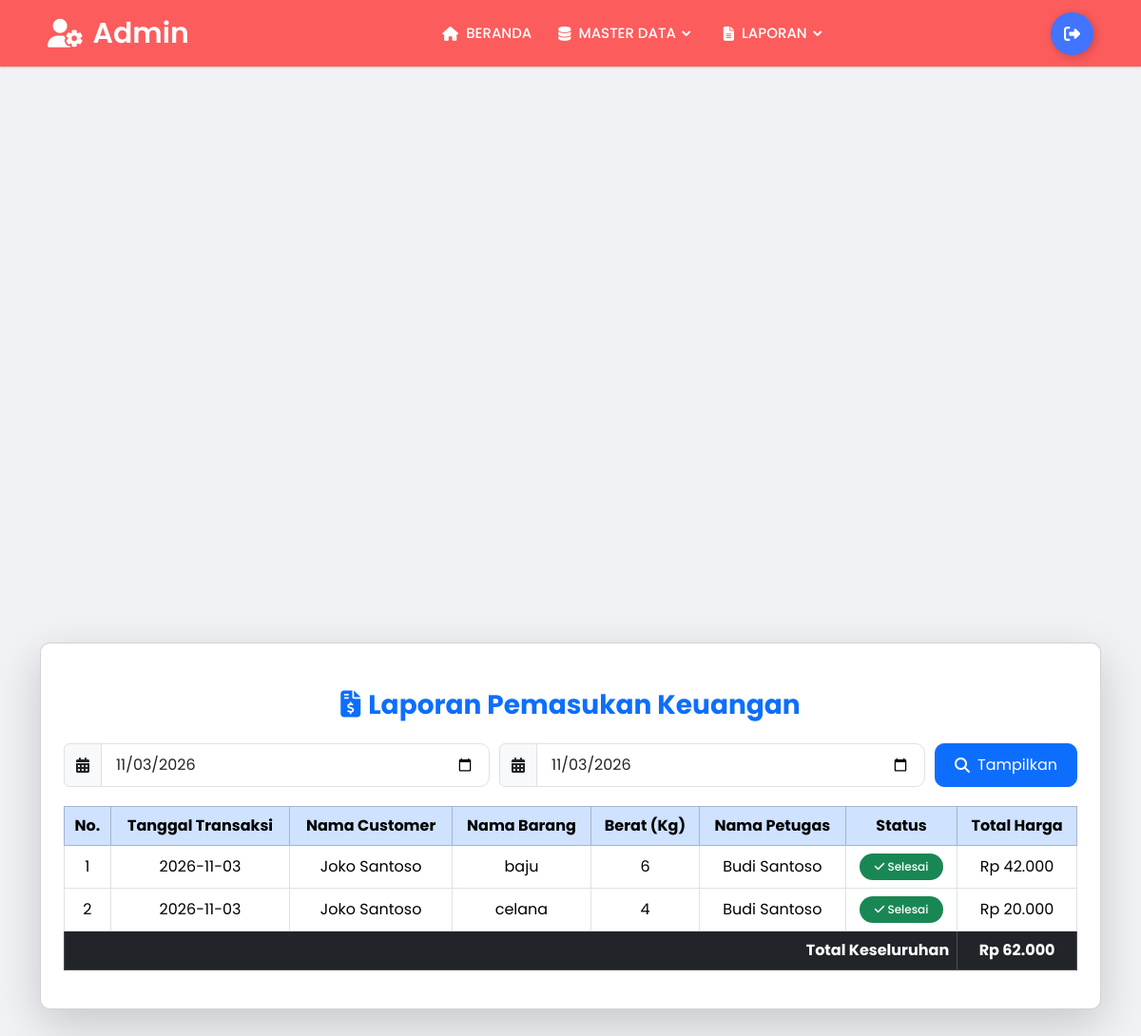
/admin/laporan/laporan_pemasukan_keuangan.php (signed in), run on the app's committed database.
### tables this page shows
CREATE TABLE `detail_transaksi` (
  `id_detail_transaksi` int(11) NOT NULL,
  `berat` float NOT NULL,
  `total_harga` int(11) NOT NULL,
  `id_transaksi` int(11) NOT NULL,
  `id_jenis_cucian` int(11) DEFAULT NULL
);

CREATE TABLE `transaksi` (
  `id_transaksi` int(11) NOT NULL,
  `tgl_transaksi` date NOT NULL,
  `waktu_transaksi` time NOT NULL,
  `status` varchar(50) NOT NULL,
  `status_transaksi` int(11) NOT NULL,
  `id_customer` int(11) NOT NULL,
  `id_petugas` int(11) NOT NULL
);

CREATE TABLE `customer` (
  `id_customer` int(11) NOT NULL,
  `nama_customer` varchar(100) NOT NULL,
  `no_telp` varchar(15) NOT NULL
);

CREATE TABLE `jenis_cucian` (
  `id_jenis_cucian` int(11) NOT NULL,
  `nama_jenis_cucian` varchar(50) NOT NULL,
  `harga` int(11) NOT NULL
);

CREATE TABLE `petugas` (
  `id_petugas` int(11) NOT NULL,
  `nama_petugas` varchar(50) NOT NULL,
  `no_telp` varchar(15) NOT NULL,
  `alamat` text NOT NULL,
  `email` varchar(100) NOT NULL
);

### admin/laporan/laporan_pemasukan_keuangan.php (the view, shortened to what this page needs)
<?php
    include "../include/koneksi.php";
    include "../include/header.php";
    if ($_SESSION['level'] == "admin") {
        include "../include/navbar_admin.php";
        $tgl_awal = date('Y-m-d');
        $tgl_akhir = date('Y-m-d');
?>
<link rel="stylesheet" href="https://cdnjs.cloudflare.com/ajax/libs/font-awesome/6.4.0/css/all.min.css" />
<div class="container mt-5">
    <div class="card shadow-lg p-4">
        <h3 class="text-center text-primary mt-4 mb-4">
            <i class="fa-solid fa-file-invoice-dollar me-2"></i>Laporan Pemasukan Keuangan
        </h3>
        <form action="laporan_pemasukan_keuangan.php" method="GET" class="form-inline">
            <div class="input-group">
                <span class="input-group-text"><i class="fa-solid fa-calendar-alt"></i></span>
                <input type="date" name="tgl_awal" class="form-control" value="<?= $tgl_awal ?>" required>
            </div>
            <div class="input-group">
                <span class="input-group-text"><i class="fa-solid fa-calendar-alt"></i></span>
                <input type="date" name="tgl_akhir" class="form-control" value="<?= $tgl_akhir ?>" required>
            </div>
            <button type="submit" class="btn btn-primary d-flex align-items-center">
                <i class="fa-solid fa-search me-2"></i> Tampilkan
            </button>
        </form>
        <?php
            $sql = "SELECT * FROM detail_transaksi dt
                    INNER JOIN jenis_cucian jc ON dt.id_jenis_cucian = jc.id_jenis_cucian
                    INNER JOIN transaksi tr ON dt.id_transaksi = tr.id_transaksi
                    INNER JOIN customer cs ON tr.id_customer = cs.id_customer
                    INNER JOIN petugas p ON tr.id_petugas = p.id_petugas
                    WHERE tr.status = 'Selesai' AND tgl_transaksi >= '$tgl_awal' AND tgl_transaksi <= '$tgl_akhir'
                    ORDER BY tr.tgl_transaksi DESC";
            $sql_eksekusi = mysqli_query($koneksi, $sql);
        ?>
        <div class="table-responsive">
            <table class="table table-hover table-bordered text-center">
                <thead class="table-primary">
                    <tr>
                        <th>No.</th>
                        <th>Tanggal Transaksi</th>
                        <th>Nama Customer</th>
                        <th>Nama Barang</th>
                        <th>Berat (Kg)</th>
                        <th>Nama Petugas</th>
                        <th>Status</th>
                        <th>Total Harga</th>
                    </tr>
                </thead>
                <tbody>
                    <?php
                        $no = 1;
                        $total_keseluruhan = 0;
                        while ($data = mysqli_fetch_array($sql_eksekusi)) {
                            $total_keseluruhan += $data['total_harga'];
                    ?>
                    <tr>
                        <td><?= $no++; ?></td>
                        <td><?= date('Y-m-d', strtotime($data['tgl_transaksi'])); ?></td>
                        <td><?= $data['nama_customer']; ?></td>
                        <td><?= $data['nama_jenis_cucian']; ?></td>
                        <td><?= $data['berat']; ?></td>
                        <td><?= $data['nama_petugas']; ?></td>
                        <td>
                            <span class="badge bg-success">
                                <i class="fa-solid fa-check"></i> <?= $data['status']; ?>
                            </span>
                        </td>
                        <td class="text-center">Rp <?= number_format($data['total_harga'], 0, ',', '.'); ?></td>
                    </tr>
                    <?php } ?>
                    <tr class="table-dark">
                        <td colspan="7" class="text-end"><strong>Total Keseluruhan</strong></td>
                        <td class="text-center"><strong>Rp <?= number_format($total_keseluruhan, 0, ',', '.'); ?></strong></td>
                    </tr>
                </tbody>
            </table>
        </div>
    </div>
</div>
<?php
        include "../include/footer.php";
    } else {
        header("Location: ../index.php");
        exit();
    }
?>

### admin/include/header.php (shortened to what this page needs)
<!DOCTYPE html>
<html lang="en">
<head>
    <link rel="stylesheet" href="https://cdn.jsdelivr.net/npm/bootstrap@5.3.3/dist/css/bootstrap.min.css">
    <link rel="stylesheet" href="https://cdn.jsdelivr.net/npm/bootstrap-icons@1.11.3/font/bootstrap-icons.min.css">
    <link rel="stylesheet" href="https://cdnjs.cloudflare.com/ajax/libs/font-awesome/6.5.1/css/all.min.css">
    <link href="https://unpkg.com/boxicons@2.0.7/css/boxicons.min.css" rel="stylesheet"/>
</head>
<body>

### admin/include/navbar_admin.php (shortened to what this page needs)
<!DOCTYPE html>
<html lang="en" dir="ltr">
  <head>
    <link rel="stylesheet" href="style.css">
    <link href='https://unpkg.com/boxicons@2.0.7/css/boxicons.min.css' rel='stylesheet'>
    <link href="https://cdnjs.cloudflare.com/ajax/libs/font-awesome/6.0.0-beta3/css/all.min.css" rel="stylesheet">
   </head>
<body>
  <nav>
    <div class="navbar">
      <div class="logo"><a href="#"><i class="fas fa-user-cog"></i> Admin</a></div>
      <div class="nav-links">
        <ul class="links">
        <li><a href="<?= BASE_URL; ?>admin/beranda/index_admin.php"><i class="fas fa-home"></i> BERANDA</a></li>
          <li>
            <a href="#"><i class="fas fa-database"></i> MASTER DATA</a>
            <i class='bx bxs-chevron-down htmlcss-arrow arrow  '></i>
              </li>
            </ul>
          <li>
            <a href="#"><i class="fas fa-file-alt"></i> LAPORAN</a>
            <i class='bx bxs-chevron-down js-arrow arrow '></i>
          </li>
      </div>
      <div class="logout">
        <a href="<?= BASE_URL; ?>admin/logout.php" class="Btn">
          <div class="sign">
          </div>
        </a>
      </div>
    </div>
  </nav>
</body>
</html>

### admin/include/footer.php (shortened to what this page needs)
</body>
</html>

### admin/asset/css/style.css (style rules this page uses)
* { margin: 0; padding: 0; box-sizing: border-box; font-family: "poppins", sans-serif; }
body { display: flex; justify-content: center; align-items: center; min-height: 200vh; background: url(img.jpg) no-repeat; background-size: cover; background-position: center; }

### admin/include/navbar_admin.php (style rules this page uses)
* { margin: 0; padding: 0; box-sizing: border-box; font-family: 'Poppins', sans-serif; }
body { min-height: 100vh; }
nav { position: fixed; top: 0; left: 0; width: 100%; height: 100%; height: 70px; background-color:rgb(252, 92, 92); box-shadow: 0 1px 2px rgba(0, 0, 0, 0.2); z-index: 99; }
nav .navbar { height: 100%; max-width: 1250px; width: 100%; display: flex; align-items: center; justify-content: space-between; margin: auto; padding: 0 50px; }
.navbar .logo a { font-size: 30px; color: #fff; text-decoration: none; font-weight: 600; display: flex; align-items: center; }
.navbar .logo a i { margin-right: 10px; }
nav .navbar .nav-links { line-height: 70px; height: 100%; }
nav .navbar .links { display: flex; }
nav .navbar .links li { position: relative; display: flex; align-items: center; justify-content: space-between; list-style: none; padding: 0 14px; }
nav .navbar .links li a { height: 100%; text-decoration: none; white-space: nowrap; color: #fff; font-size: 15px; font-weight: 500; display: flex; align-items: center; }
nav .navbar .links li a i { margin-right: 8px; }
nav .navbar .links li .arrow { height: 100%; width: 22px; line-height: 70px; text-align: center; display: inline-block; color: #fff; transition: all 0.3s ease; }
.Btn { display: flex; align-items: center; justify-content: flex-start; width: 45px; height: 45px; border: none; border-radius: 50%; cursor: pointer; position: relative; overflow: hidden; transition-duration: .3s; box-shadow: 2px 2px 10px rgba(0, 0, 0, 0.199); background-color: rgb(65, 116, 255); }
.sign { width: 100%; transition-duration: .3s; display: flex; align-items: center; justify-content: center; }
.sign svg { width: 17px; }

### admin/laporan/laporan_pemasukan_keuangan.php (style rules this page uses)
body { padding-top: 70px; background: #f0f2f5; font-family: 'Poppins', sans-serif; }
.card { border-radius: 10px; box-shadow: 0 4px 6px rgba(0,0,0,0.1); margin-top: 20px; }
.card h3 { font-weight: bold; }
.table th, .table td { vertical-align: middle !important; }
.btn i { margin-right: 4px; }
.badge { padding: 0.5rem 1rem; border-radius: 20px; font-weight: 500; }
.text-center { text-align: center !important; }
.form-inline { display: flex; justify-content: center; align-items: center; gap: 10px; margin-bottom: 20px; }
.form-inline .form-control { border-radius: 10px; padding: 10px 15px; }
.form-inline .btn { border-radius: 10px; padding: 10px 20px; }

### data on the page
detail_transaksi: id_transaksi.tgl_transaksi "2026-11-03", customer.nama_customer "Joko Santoso", id_jenis_cucian.nama_jenis_cucian "baju", berat "6", petugas.nama_petugas "Budi Santoso", id_transaksi.status "Selesai", total_harga "42.000"
detail_transaksi: id_transaksi.tgl_transaksi "2026-11-03", customer.nama_customer "Joko Santoso", id_jenis_cucian.nama_jenis_cucian "celana", berat "4", petugas.nama_petugas "Budi Santoso", id_transaksi.status "Selesai", total_harga "20.000"

### other printed values
$total_keseluruhan "62.000"
